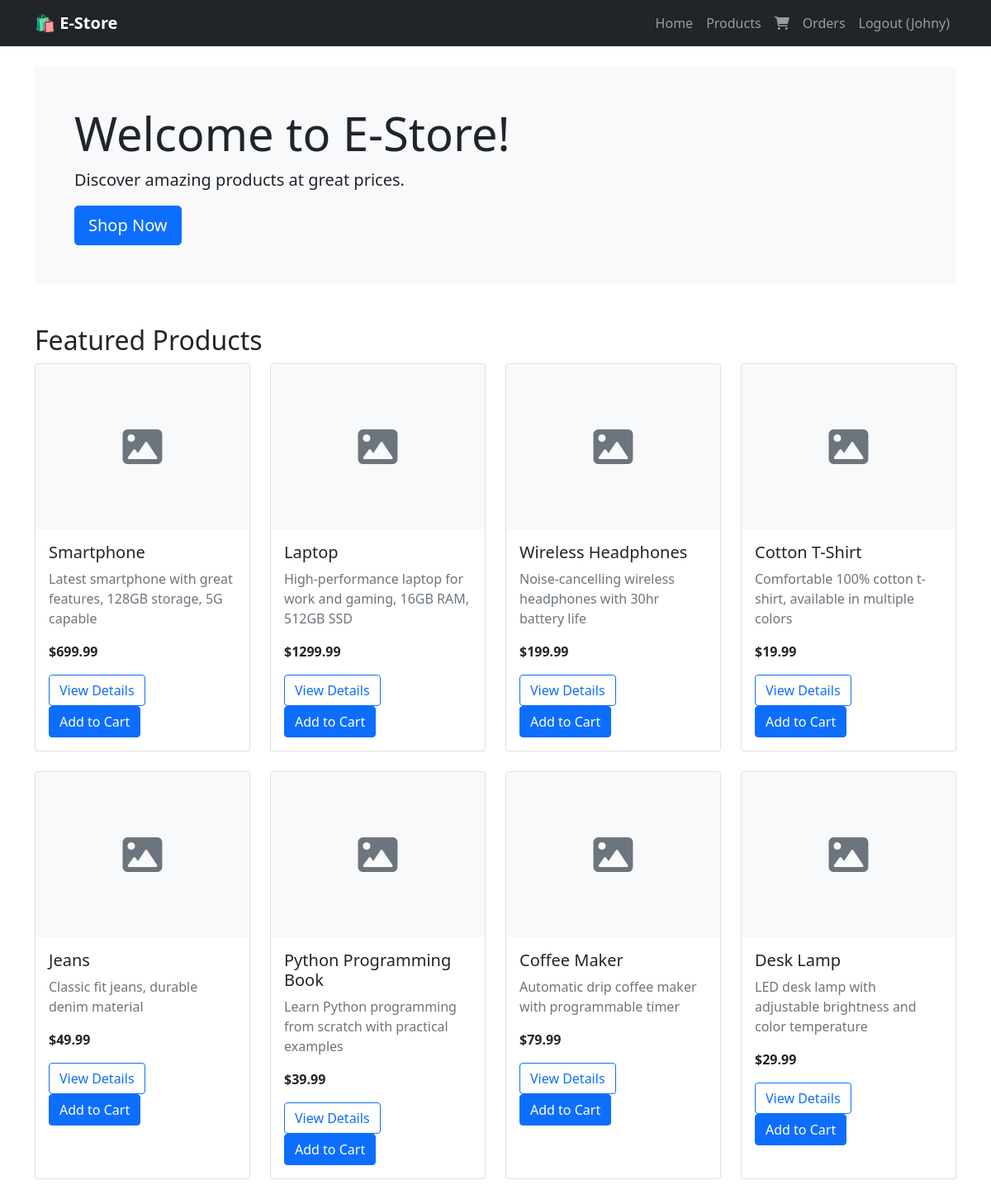
The page / (signed in) on the database its author committed.
### store/models.py (models this page shows, shortened)
class Product(models.Model):
    name = models.CharField(max_length=200)
    description = models.TextField()
    price = models.DecimalField(max_digits=10, decimal_places=2, validators=[MinValueValidator(0)])
    category = models.ForeignKey(Category, on_delete=models.CASCADE)
    image = models.ImageField(upload_to='products/', blank=True, null=True)
    stock = models.IntegerField(validators=[MinValueValidator(0)])
    created_at = models.DateTimeField(auto_now_add=True)
    updated_at = models.DateTimeField(auto_now=True)

### store/views.py (the view)
# urls.py: path('', views.home, name='home'),
def home(request):
    products = Product.objects.all()[:8]
    categories = Category.objects.all()
    return render(request, 'home.html', {
        'products': products,
        'categories': categories
    })

### store/context_processors.py (called while the page is built)
def cart_items_count(request):
    if request.user.is_authenticated:
        cart, created = Cart.objects.get_or_create(user=request.user)
        return {'cart_items_count': cart.items.count()}
    return {'cart_items_count': 0}

### templates/home.html
{% extends 'base.html' %}
{% block content %}
<div class="row">
    <div class="col-12">
        <div class="jumbotron bg-light p-5 rounded">
            <h1 class="display-4">Welcome to E-Store!</h1>
            <p class="lead">Discover amazing products at great prices.</p>
            <a class="btn btn-primary btn-lg" href="{% url 'product_list' %}">Shop Now</a>
        </div>
    </div>
</div>
<div class="row mt-5">
    <div class="col-12">
        <h2>Featured Products</h2>
        <div class="row">
            {% for product in products %}
            <div class="col-md-3 mb-4">
                <div class="card product-card h-100">
                    {% if product.image %}
                    <img src="{{ product.image.url }}" class="card-img-top" alt="{{ product.name }}" style="height: 200px; object-fit: cover;">
                    {% else %}
                    <div class="card-img-top bg-light d-flex align-items-center justify-content-center" style="height: 200px;">
                        <i class="fas fa-image fa-3x text-muted"></i>
                    </div>
                    {% endif %}
                    <div class="card-body">
                        <h5 class="card-title">{{ product.name }}</h5>
                        <p class="card-text text-muted">{{ product.description|truncatewords:10 }}</p>
                        <p class="card-text"><strong>${{ product.price }}</strong></p>
                        <a href="{% url 'product_detail' product.id %}" class="btn btn-outline-primary">View Details</a>
                        {% if user.is_authenticated %}
                        <a href="{% url 'add_to_cart' product.id %}" class="btn btn-primary">Add to Cart</a>
                        {% endif %}
                    </div>
                </div>
            </div>
            {% endfor %}
        </div>
    </div>
</div>
{% endblock %}

### templates/base.html (shortened to what this page needs)
<!DOCTYPE html>
<html lang="en">
<head>
    <link href="https://cdn.jsdelivr.net/npm/bootstrap@5.1.3/dist/css/bootstrap.min.css" rel="stylesheet">
    <link rel="stylesheet" href="https://cdnjs.cloudflare.com/ajax/libs/font-awesome/6.0.0/css/all.min.css">
</head>
<body>
    <nav class="navbar navbar-expand-lg navbar-dark bg-dark">
        <div class="container">
            <a class="navbar-brand" href="{% url 'home' %}">🛍️ E-Store</a>
            <div class="navbar-nav ms-auto">
                <a class="nav-link" href="{% url 'home' %}">Home</a>
                <a class="nav-link" href="{% url 'product_list' %}">Products</a>
                {% if user.is_authenticated %}
                    <a class="nav-link position-relative" href="{% url 'cart' %}">
                        <i class="fas fa-shopping-cart"></i>
                    </a>
                    <a class="nav-link" href="{% url 'order_history' %}">Orders</a>
                    <a class="nav-link" href="{% url 'logout' %}">Logout ({{ user.username }})</a>
                {% else %}
                    <a class="nav-link" href="{% url 'login' %}">Login</a>
                    <a class="nav-link" href="{% url 'register' %}">Register</a>
                {% endif %}
            </div>
        </div>
    </nav>
    <div class="container mt-4">
        {% block content %}
        {% endblock %}
    </div>
</body>
</html>

### templates/base.html (style rules this page uses)
.navbar-brand { font-weight: bold; }
.product-card { transition: transform 0.2s; }

### rows shown on the page
Product: name "Smartphone", description "Latest smartphone with great features, 128GB storage, 5G capable", price "699.99"
Product: name "Laptop", description "High-performance laptop for work and gaming, 16GB RAM, 512GB SSD", price "1299.99"
Product: name "Wireless Headphones", description "Noise-cancelling wireless headphones with 30hr battery life", price "199.99"
Product: name "Cotton T-Shirt", description "Comfortable 100% cotton t-shirt, available in multiple colors", price "19.99"
Product: name "Jeans", description "Classic fit jeans, durable denim material", price "49.99"
Product: name "Python Programming Book", description "Learn Python programming from scratch with practical examples", price "39.99"
Product: name "Coffee Maker", description "Automatic drip coffee maker with programmable timer", price "79.99"
Product: name "Desk Lamp", description "LED desk lamp with adjustable brightness and color temperature", price "29.99"

### other values the page prints
{{ user.username }} "Johny"
